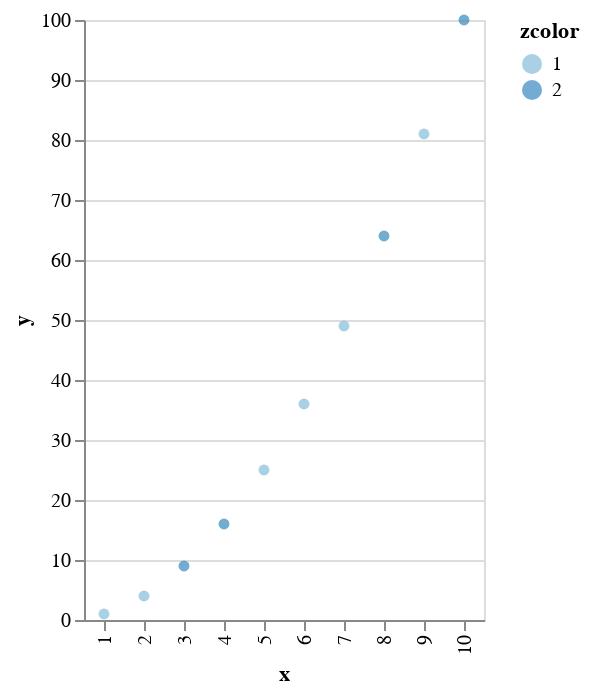

This figure's notebook cell:
### Markdown cell above
## Scatterplot

### Code cell
x = collect(1:10)
y = float(x.^2)
p = scatterplot(x,y,zcolor=rand(1:2,10),zcolor_type="ordinal")

### Figure 1 — Vega-Lite specification as saved in the notebook (floating-point values rounded to 4 significant figures)
{"data": {"values": [{"x": 1, "y": 1, "zcolor": 1}, {"x": 2, "y": 4, "zcolor": 1}, {"x": 3, "y": 9, "zcolor": 2}, {"x": 4, "y": 16, "zcolor": 2}, {"x": 5, "y": 25, "zcolor": 1}, {"x": 6, "y": 36, "zcolor": 1}, {"x": 7, "y": 49, "zcolor": 1}, {"x": 8, "y": 64, "zcolor": 2}, {"x": 9, "y": 81, "zcolor": 1}, {"x": 10, "y": 100, "zcolor": 2}]}, "encoding": {"color": {"field": "zcolor", "type": "ordinal"}, "x": {"field": "x", "type": "ordinal"}, "y": {"field": "y", "type": "quantitative"}}, "mark": {"type": "circle"}}
